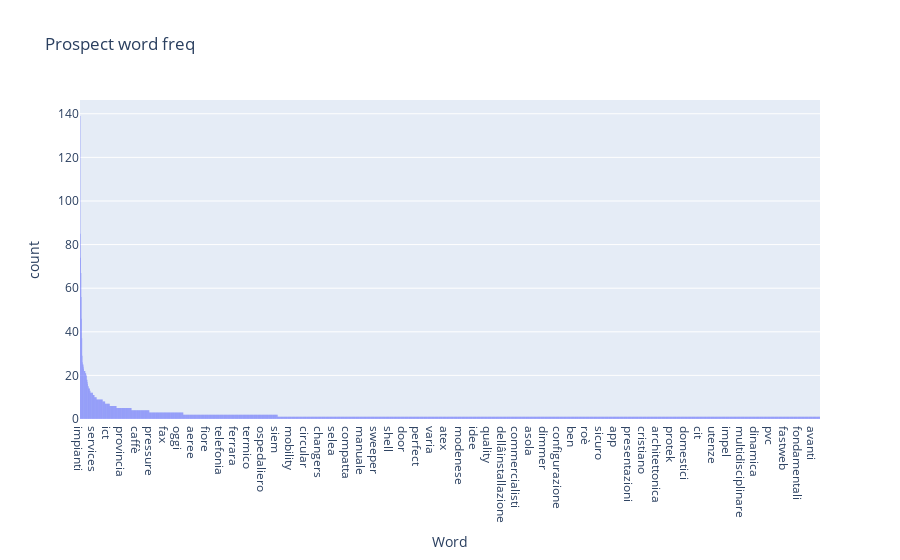

Notebook source saved alongside this figure:
### Markdown cell above
### La situazione alle code della distribuzione e nel suo centro

### Code cell
bt.plot_word_frequencies(prospectKeywords, title="Prospect word freq")

### Figure 1 — Plotly figure (JSON) as saved in the notebook; plotly's stock layout.template omitted (floating-point values rounded to 4 significant figures; data arrays with more than 128 entries replaced by an {"elided": "..."} marker saying what was removed)
{"data": [{"alignmentgroup": "True", "bingroup": "x", "hoverlabel": {"namelength": 0}, "hovertemplate": "Word=%{x}<br>count=%{y}", "legendgroup": "", "marker": {"color": "#636efa"}, "name": "", "offsetgroup": "", "orientation": "v", "showlegend": false, "type": "histogram", "x": {"elided": "4927 str values"}, "xaxis": "x", "yaxis": "y"}], "layout": {"barmode": "relative", "legend": {"tracegroupgap": 0}, "title": {"text": "Prospect word freq"}, "xaxis": {"anchor": "y", "categoryorder": "total descending", "domain": [0, 1], "title": {"text": "Word"}}, "yaxis": {"anchor": "x", "domain": [0, 1], "title": {"text": "count"}}}}
